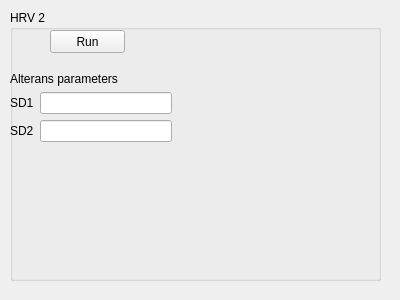
<?xml version="1.0" encoding="UTF-8"?>
<ui version="4.0">
 <class>HRV2</class>
 <widget class="QWidget" name="HRV2">
  <property name="geometry">
   <rect>
    <x>0</x>
    <y>0</y>
    <width>400</width>
    <height>300</height>
   </rect>
  </property>
  <property name="windowTitle">
   <string>Form</string>
  </property>
  <widget class="QGroupBox" name="groupBox_HRV2">
   <property name="geometry">
    <rect>
     <x>10</x>
     <y>10</y>
     <width>371</width>
     <height>271</height>
    </rect>
   </property>
   <property name="title">
    <string>HRV 2</string>
   </property>
   <widget class="QPushButton" name="pushButton_RUN">
    <property name="geometry">
     <rect>
      <x>40</x>
      <y>20</y>
      <width>75</width>
      <height>23</height>
     </rect>
    </property>
    <property name="text">
     <string>Run</string>
    </property>
   </widget>
   <widget class="QWidget" name="">
    <property name="geometry">
     <rect>
      <x>0</x>
      <y>61</y>
      <width>162</width>
      <height>71</height>
     </rect>
    </property>
    <layout class="QVBoxLayout" name="verticalLayout">
     <item>
      <widget class="QLabel" name="label">
       <property name="text">
        <string>Alterans parameters</string>
       </property>
      </widget>
     </item>
     <item>
      <layout class="QHBoxLayout" name="horizontalLayout">
       <item>
        <widget class="QLabel" name="labelSD1">
         <property name="text">
          <string>SD1</string>
         </property>
        </widget>
       </item>
       <item>
        <widget class="QLineEdit" name="lineEditSD1"/>
       </item>
      </layout>
     </item>
     <item>
      <layout class="QHBoxLayout" name="horizontalLayout_2">
       <item>
        <widget class="QLabel" name="labelSD">
         <property name="text">
          <string>SD2</string>
         </property>
        </widget>
       </item>
       <item>
        <widget class="QLineEdit" name="lineEditSD2"/>
       </item>
      </layout>
     </item>
    </layout>
   </widget>
  </widget>
 </widget>
 <resources/>
 <connections/>
</ui>
